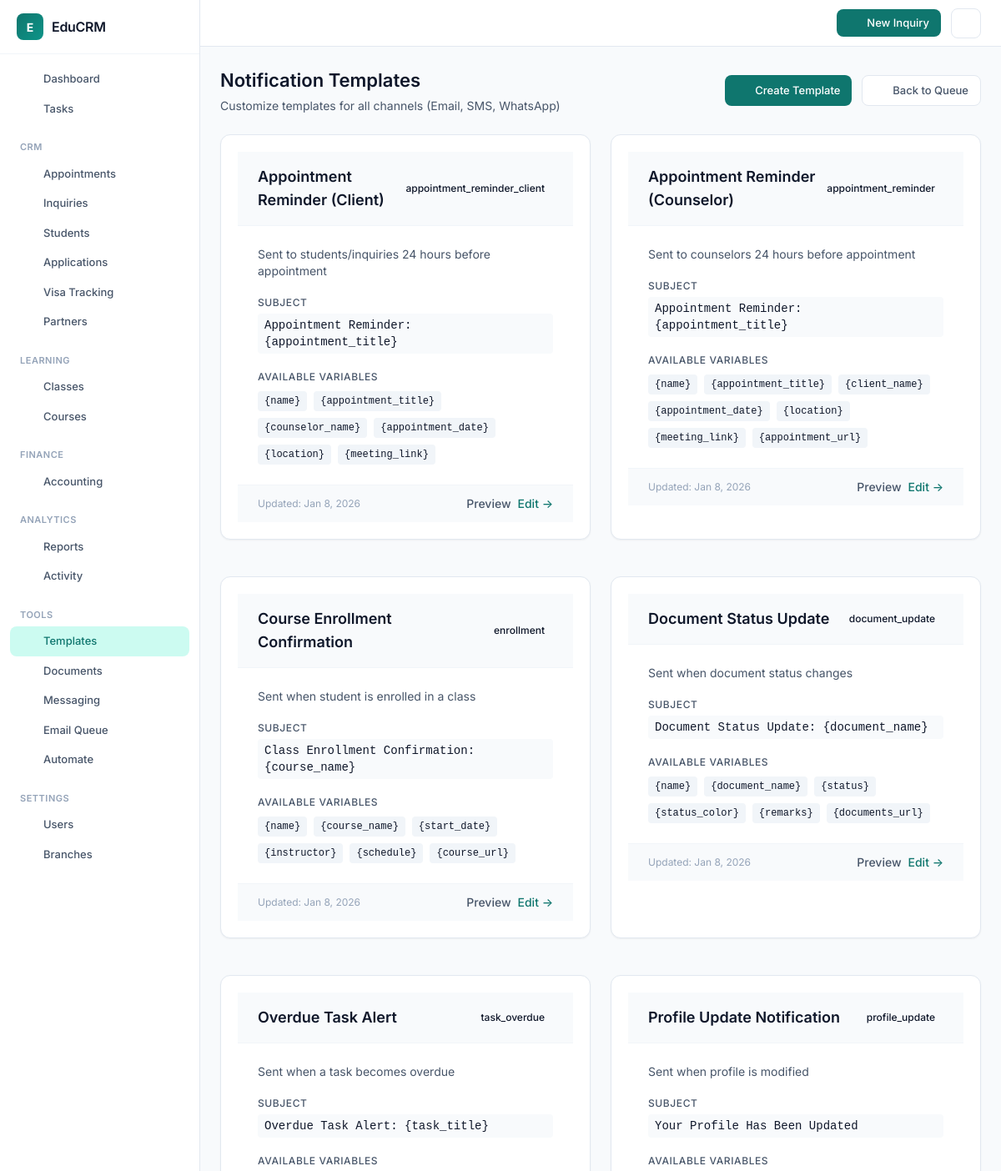
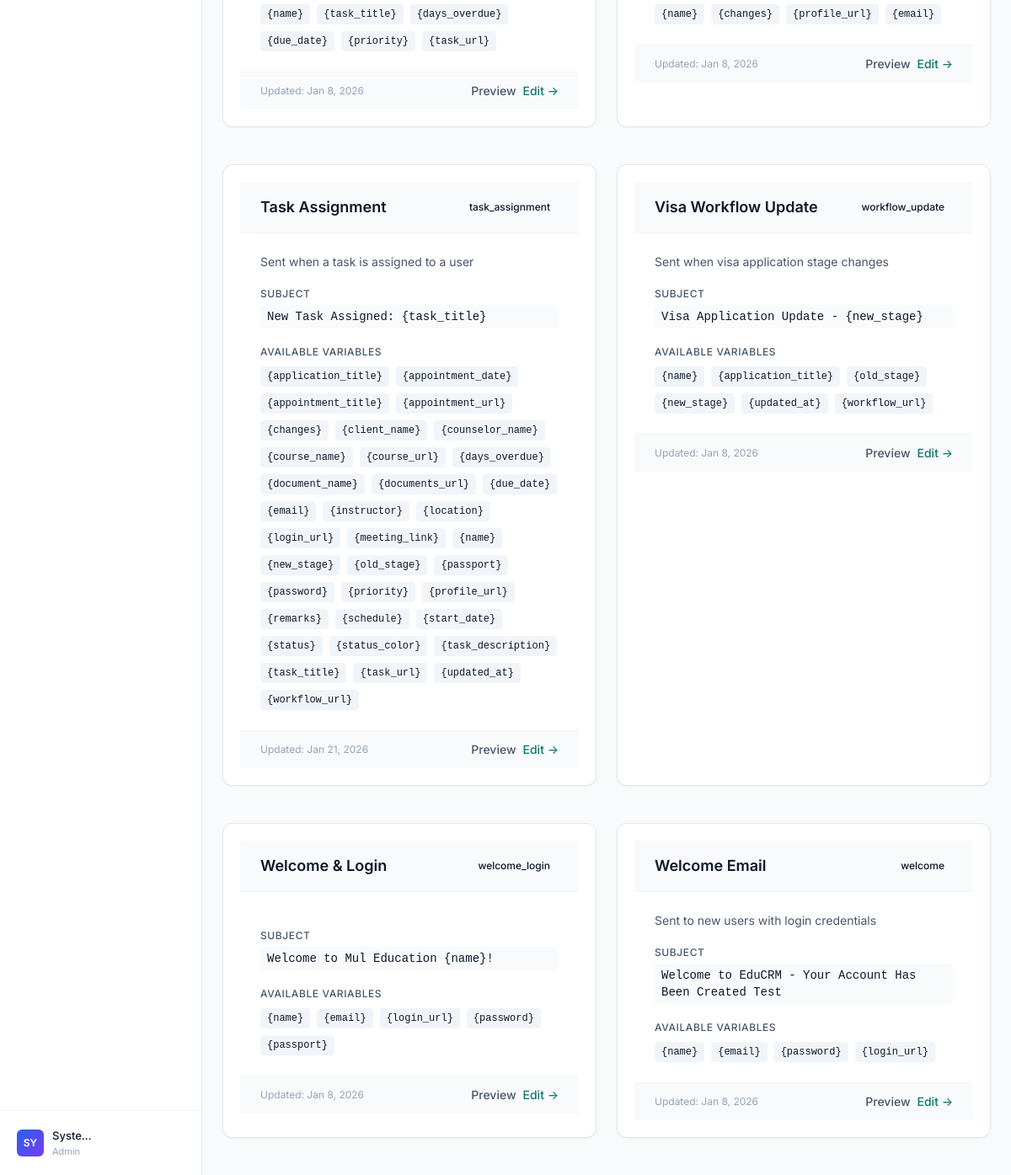
Page /modules/templates/index.php (signed in) on the committed database (2 pictures, top to bottom).
### tables this page shows
CREATE TABLE `email_templates` (
  `id` int(11) NOT NULL,
  `template_key` varchar(100) NOT NULL,
  `name` varchar(200) NOT NULL,
  `description` text DEFAULT NULL,
  `subject` varchar(500) NOT NULL,
  `body_html` longtext NOT NULL,
  `variables` longtext DEFAULT NULL CHECK (json_valid(`variables`)),
  `is_active` tinyint(1) DEFAULT 1,
  `created_at` timestamp NOT NULL DEFAULT current_timestamp(),
  `updated_at` timestamp NOT NULL DEFAULT current_timestamp() ON UPDATE current_timestamp()
);

### app/helpers.php (called while the page is built, shortened)
<?php
function hasRole(string|array $role): bool
{
    $userRoles = $_SESSION['roles'] ?? [];
    if (isset($_SESSION['role'])) {
        $userRoles[] = $_SESSION['role'];
    }
    return in_array($role, $userRoles);
}

### modules/templates/index.php (the view, shortened to what this page needs)
<?php
require_once '../../app/bootstrap.php';
$templates = [];
try {
    $stmt = $pdo->query("SELECT * FROM email_templates ORDER BY name ASC");
    $templates = $stmt->fetchAll(PDO::FETCH_ASSOC);
} catch (PDOException $e) {
    $templates = [];
}
require_once '../../templates/header.php';
?>
<div class="page-header">
    <div>
        <h1 class="page-title">Notification Templates</h1>
        <p class="text-slate-500 mt-1 text-sm">Customize templates for all channels (Email, SMS, WhatsApp)</p>
    </div>
    <div class="flex gap-3">
        <?php if (hasRole('admin')): ?>
            <a href="add_template.php" class="btn btn-primary">
                <?php echo \EduCRM\Services\NavigationService::getIcon('plus', 16); ?> Create Template
            </a>
        <?php endif; ?>
        <a href="../email/queue.php" class="btn btn-secondary">
            <?php echo \EduCRM\Services\NavigationService::getIcon('arrow-left', 16); ?> Back to Queue
        </a>
    </div>
</div>
<?php if (empty($templates)): ?>
    <div class="card p-12 text-center">
        <div class="flex flex-col items-center justify-center text-slate-400">
            <?php echo \EduCRM\Services\NavigationService::getIcon('mail', 48); ?>
            <p class="mt-4 text-lg font-medium text-slate-500">No templates found</p>
            <p class="mt-1 text-sm text-slate-400">Run the email_templates migration to seed default templates.</p>
        </div>
    </div>
<?php else: ?>
    <div class="grid grid-cols-1 lg:grid-cols-2 gap-6">
        <?php foreach ($templates as $template):
            $variables = json_decode($template['variables'] ?? '[]', true) ?: [];
            ?>
            <div class="card hover:shadow-md transition-shadow <?php echo !$template['is_active'] ? 'opacity-60' : ''; ?>">
                <div class="px-6 py-4 border-b border-slate-100 bg-slate-50">
                    <div class="flex items-center justify-between">
                        <div>
                            <h3 class="text-lg font-semibold text-slate-800">
                                <?php echo htmlspecialchars($template['name']); ?>
                            </h3>
                        </div>
                        <span
                            class="inline-flex items-center px-2.5 py-0.5 rounded-full text-xs font-medium bg-primary-100 text-primary-800">
                            <?php echo htmlspecialchars($template['template_key']); ?>
                        </span>
                    </div>
                </div>
                <div class="p-6">
                    <p class="text-sm text-slate-600 mb-4">
                        <?php echo htmlspecialchars($template['description'] ?? 'No description'); ?>
                    </p>
                    <div class="mb-4">
                        <span class="text-xs font-medium text-slate-500 uppercase tracking-wider">Subject</span>
                        <p class="text-sm text-slate-700 mt-1 font-mono bg-slate-50 px-2 py-1 rounded">
                            <?php echo htmlspecialchars($template['subject']); ?>
                        </p>
                    </div>
                    <div>
                        <span class="text-xs font-medium text-slate-500 uppercase tracking-wider">Available Variables</span>
                        <div class="mt-2 flex flex-wrap gap-2">
                            <?php foreach ($variables as $var): ?>
                                <span
                                    class="inline-flex items-center px-2 py-1 rounded text-xs font-mono bg-slate-100 text-slate-700">
                                    {<?php echo htmlspecialchars($var); ?>}
                                </span>
                            <?php endforeach; ?>
                        </div>
                    </div>
                </div>
                <div class="px-6 py-3 bg-slate-50 border-t border-slate-100 flex justify-between items-center">
                    <span class="text-xs text-slate-400">
                        Updated: <?php echo date('M j, Y', strtotime($template['updated_at'])); ?>
                    </span>
                    <div class="flex gap-2">
                        <button onclick="previewTemplate(<?php echo $template['id']; ?>)"
                            class="text-sm text-slate-600 hover:text-slate-800 font-medium">
                            Preview
                        </button>
                        <a href="add_template.php?id=<?php echo $template['id']; ?>"
                            class="text-sm text-primary hover:text-primary-hover font-medium">
                            Edit →
                        </a>
                    </div>
                </div>
            </div>
        <?php endforeach; ?>
    </div>
<?php endif; ?>
<?php require_once '../../templates/footer.php'; ?>

### public/assets/css/sidebar.css (style rules this page uses)
:root { --primary: #0f766e; --primary-hover: #0d9488; --primary-light: #ccfbf1; --accent-red: #dc2626; --accent-red-light: #fef2f2; --accent-orange: #ea580c; --accent-orange-light: #fff7ed; --accent-amber: #d97706; --accent-amber-light: #fffbeb; --accent-green: #16a34a; --accent-green-light: #f0fdf4; --accent-blue: #2563eb; --accent-blue-light: #eff6ff; --accent-violet: #7c3aed; --accent-violet-light: #f5f3ff; --bg: #f8fafc; --surface: #ffffff; --border: #e2e8f0; --border-light: #f1f5f9; --text: #0f172a; --text-secondary: #475569; --text-muted: #94a3b8; --sidebar-width: 240px; --sidebar-bg: #ffffff; --sidebar-border: #e2e8f0; --shadow-xs: 0 1px 2px rgba(0, 0, 0, 0.04); --shadow-sm: 0 1px 3px rgba(0, 0, 0, 0.06), 0 1px 2px rgba(0, 0, 0, 0.04); --shadow-md: 0 4px 6px -1px rgba(0, 0, 0, 0.06), 0 2px 4px -1px rgba(0, 0, 0, 0.04); --radius-sm: 6px; --radius-md: 8px; --radius-lg: 12px; --transition: 150ms ease; }
*, *::before, *::after { box-sizing: border-box; }
body { margin: 0; padding: 0; font-family: 'Inter', -apple-system, BlinkMacSystemFont, 'Segoe UI', system-ui, sans-serif; font-size: 14px; line-height: 1.5; color: var(--text); background: var(--bg); -webkit-font-smoothing: antialiased; }
.card { background: var(--surface); border: 1px solid var(--border); border-radius: var(--radius-lg); padding: 20px; margin-bottom: 20px; }
.btn { display: inline-flex; align-items: center; justify-content: center; gap: 6px; padding: 8px 14px; border-radius: var(--radius-md); font-size: 13px; font-weight: 500; cursor: pointer; text-decoration: none; border: none; transition: all var(--transition); background: var(--primary); color: white; }
.btn-primary { background: var(--primary); color: white; }
.btn-secondary { background: var(--surface); color: var(--text-secondary); border: 1px solid var(--border); }
.page-header { display: flex; align-items: center; justify-content: space-between; margin-bottom: 24px; }
.page-title { font-size: 22px; font-weight: 600; color: var(--text); margin: 0; }
.text-slate-800, .text-slate-700 { color: var(--text) !important; }
.text-slate-600, .text-slate-500 { color: var(--text-secondary) !important; }
.text-slate-400 { color: var(--text-muted) !important; }
.bg-slate-50 { background: var(--bg) !important; }
.bg-slate-100 { background: var(--border-light) !important; }

### rows in the picture
email_templates: name "Appointment Reminder (Client)", template_key "appointment_reminder_client", description "Sent to students/inquiries 24 hours before appointment", subject "Appointment Reminder: {appointment_title}", variables "name", variables "appointment_title", variables "counselor_name", variables "appointment_date", variables "location", variables "meeting_link", updated_at "Jan 8, 2026"
email_templates: name "Appointment Reminder (Counselor)", template_key "appointment_reminder", description "Sent to counselors 24 hours before appointment", subject "Appointment Reminder: {appointment_title}", variables "name", variables "appointment_title", variables "client_name", variables "appointment_date", variables "location", variables "meeting_link", variables "appointment_url", updated_at "Jan 8, 2026"
email_templates: name "Course Enrollment Confirmation", template_key "enrollment", description "Sent when student is enrolled in a class", subject "Class Enrollment Confirmation: {course_name}", variables "name", variables "course_name", variables "start_date", variables "instructor", variables "schedule", variables "course_url", updated_at "Jan 8, 2026"
email_templates: name "Document Status Update", template_key "document_update", description "Sent when document status changes", subject "Document Status Update: {document_name}", variables "name", variables "document_name", variables "status", variables "status_color", variables "remarks", variables "documents_url", updated_at "Jan 8, 2026"
email_templates: name "Overdue Task Alert", template_key "task_overdue", description "Sent when a task becomes overdue", subject "Overdue Task Alert: {task_title}", variables "name", variables "task_title", variables "days_overdue", variables "due_date", variables "priority", variables "task_url", updated_at "Jan 8, 2026"
email_templates: name "Profile Update Notification", template_key "profile_update", description "Sent when profile is modified", subject "Your Profile Has Been Updated", variables "name", variables "changes", variables "profile_url", variables "email", updated_at "Jan 8, 2026"
email_templates: name "Task Assignment", template_key "task_assignment", description "Sent when a task is assigned to a user", subject "New Task Assigned: {task_title}", var "application_title", var "appointment_date", var "appointment_title", var "appointment_url", var "changes", var "client_name", var "counselor_name", var "course_name", var "course_url", var "days_overdue", var "document_name", var "documents_url", var "due_date", var "email", var "instructor", var "location", var "login_url", var "meeting_link", var "name", var "new_stage", var "old_stage", var "passport", var "password", var "priority", var "profile_url", var "remarks", var "schedule", var "start_date", var "status", var "status_color", var "task_description", var "task_title", var "task_url", var "updated_at", var "workflow_url", updated_at "Jan 21, 2026"
email_templates: name "Visa Workflow Update", template_key "workflow_update", description "Sent when visa application stage changes", subject "Visa Application Update - {new_stage}", variables "name", variables "application_title", variables "old_stage", variables "new_stage", variables "updated_at", variables "workflow_url", updated_at "Jan 8, 2026"
email_templates: name "Welcome & Login", template_key "welcome_login", subject "Welcome to Mul Education {name}!", variables "name", variables "email", variables "login_url", variables "password", variables "passport", updated_at "Jan 8, 2026"
email_templates: name "Welcome Email", template_key "welcome", description "Sent to new users with login credentials", subject "Welcome to EduCRM - Your Account Has Been Created Test", variables "name", variables "email", variables "password", variables "login_url", updated_at "Jan 8, 2026"

### other values in the picture
$item['label'] "Dashboard"
$item['label'] "Tasks"
$section['title'] "CRM"
$item['label'] "Appointments"
$item['label'] "Inquiries"
$item['label'] "Students"
$item['label'] "Applications"
$item['label'] "Visa Tracking"
$item['label'] "Partners"
$section['title'] "LEARNING"
$item['label'] "Classes"
$item['label'] "Courses"
$section['title'] "FINANCE"
$item['label'] "Accounting"
$section['title'] "ANALYTICS"
